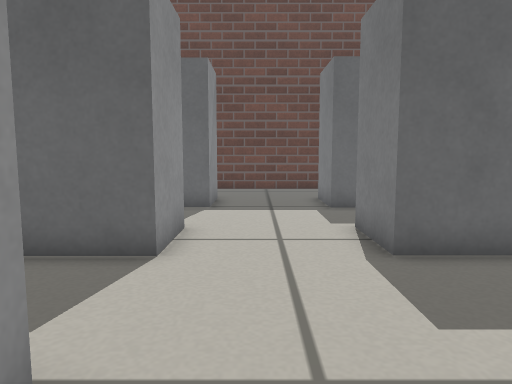
[1] (above)

16 first-person views from a walk through a Gazebo world. The camera is 0.37 m above the floor, tilts 6° down and sees 70° across. The floor is counted in squares, 0.2 m on a side. Each view is taken from the middle of a square. On the plan, view 1 faces up. The plan holds only what a view shows up to about 18 squares ahead; the rest is blank.

[2]
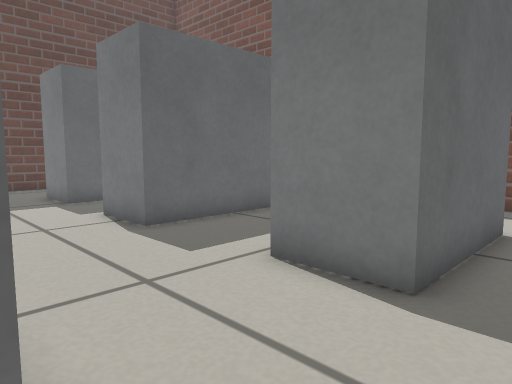

[3]
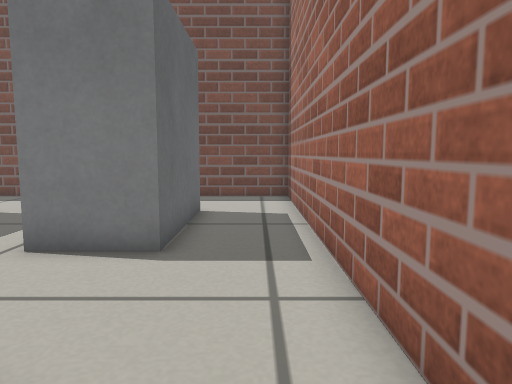

[4]
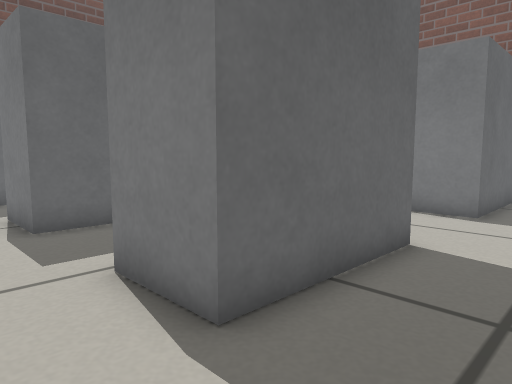

[5]
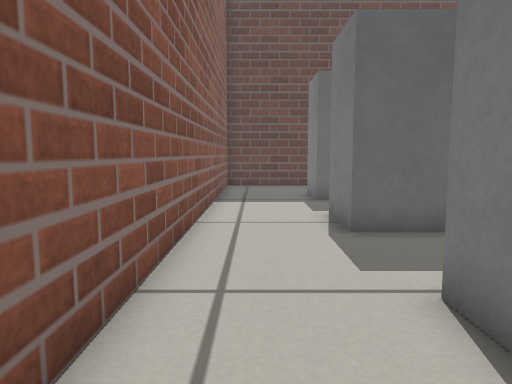

[6]
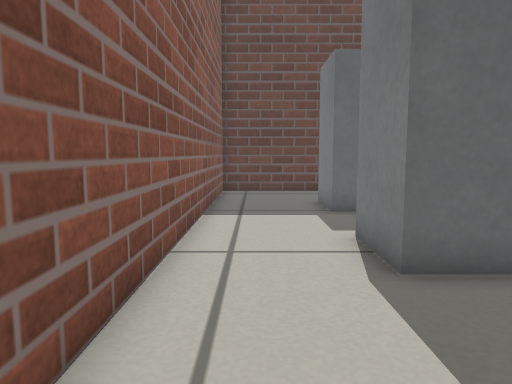

[7]
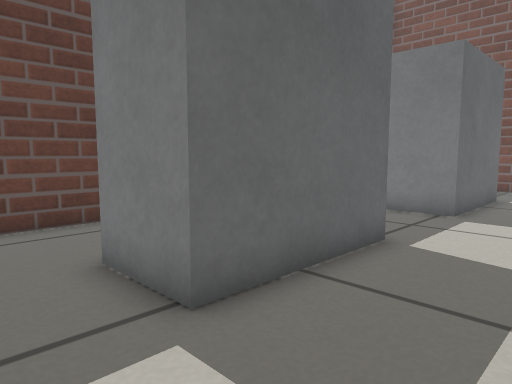

[8]
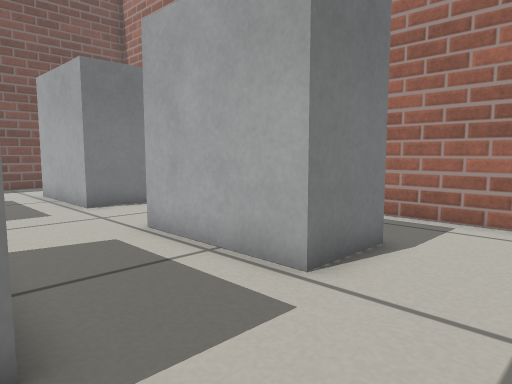

[9]
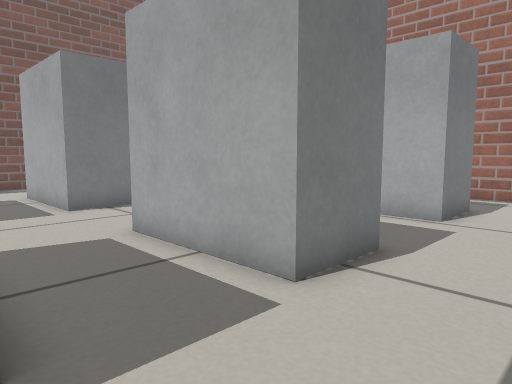

[10]
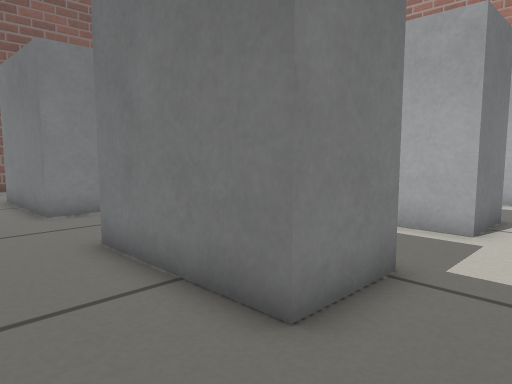

[11]
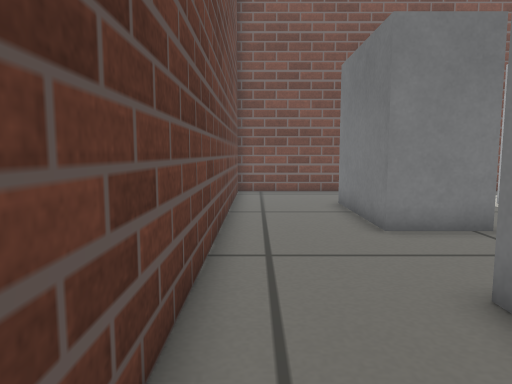

[12]
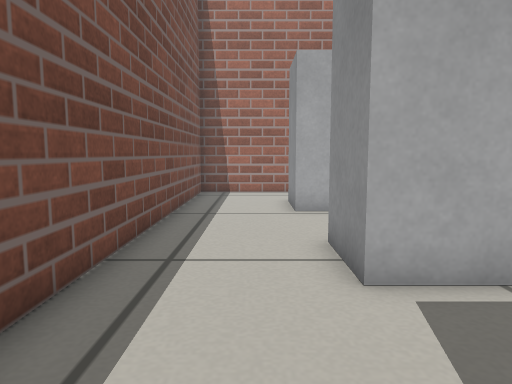

[13]
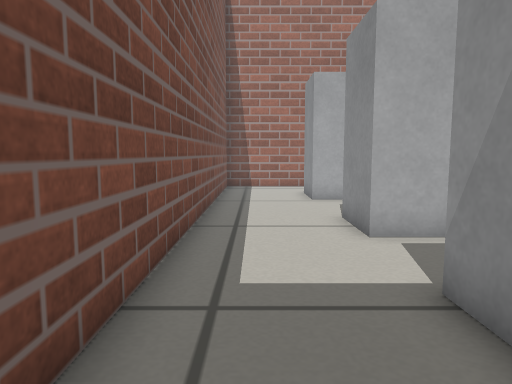

[14]
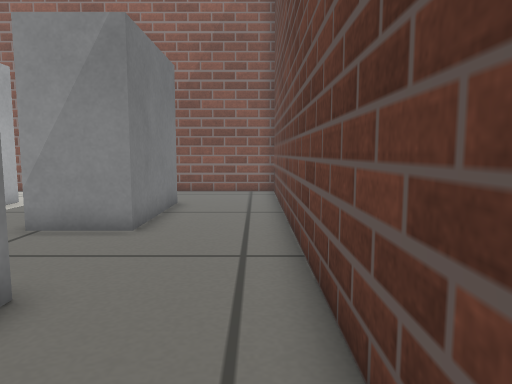

[15]
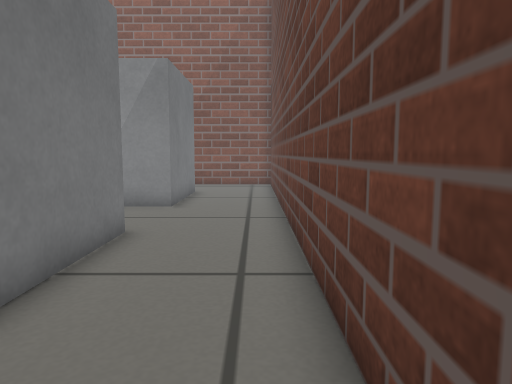

[16]
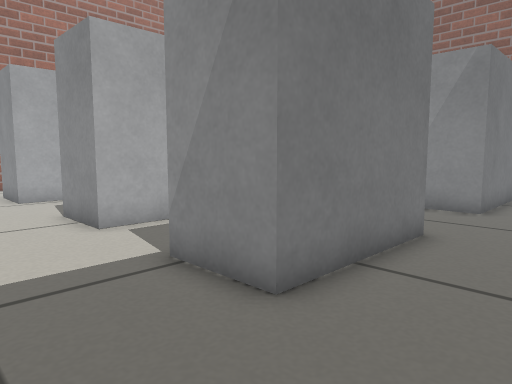

### Floor plan
Key: @ floor where view 1 was taken; # wall or solid block; . floor; B grey box.
Columns run from 11 left of view 1 to 12 right of it. Each row starts with its distance up from view 1.
 19 ########################
 18 #......................#
 17 #......................#
 16 #......................#
 15 #....BBBBB....BBBBB....#
 14 #....B   B....B   B....#
 13 #....BBBBB....BBBBB....#
 12 #......................#
 11 #......................#
 10 #......................#
  9 #...BBBBBB....BBBBB....#
  8 #...B    B....B   B....#
  7 #...BBBBBB....BBBBB....#
  6 #......................#
  5 #......................#
  4 #......................#
  3 #......................#
  2 #....BBBBB....BBBBBB...#
  1 #....B    ....B    B...#
  0 # ...BBBBB.@..BBBBBB...#
 -1   .....................#
 -2   .....................#
 -3   .....   .............#
 -4    ####  ###############

Positions as (right, up) in squares from view 1, and headings:
1: (0, 0), facing up
2: (-2, -2), facing up-right
3: (-4, -2), facing right
4: (-9, -3), facing up-right
5: (-9, -2), facing up
6: (-9, 1), facing up
7: (-9, 9), facing up-right
8: (-10, 7), facing down-right
9: (-10, 13), facing down-right
10: (-9, 18), facing down-right
11: (-6, 18), facing right
12: (9, 14), facing down
13: (10, 17), facing down
14: (7, 18), facing left
15: (11, 18), facing left
16: (11, 18), facing down-left
